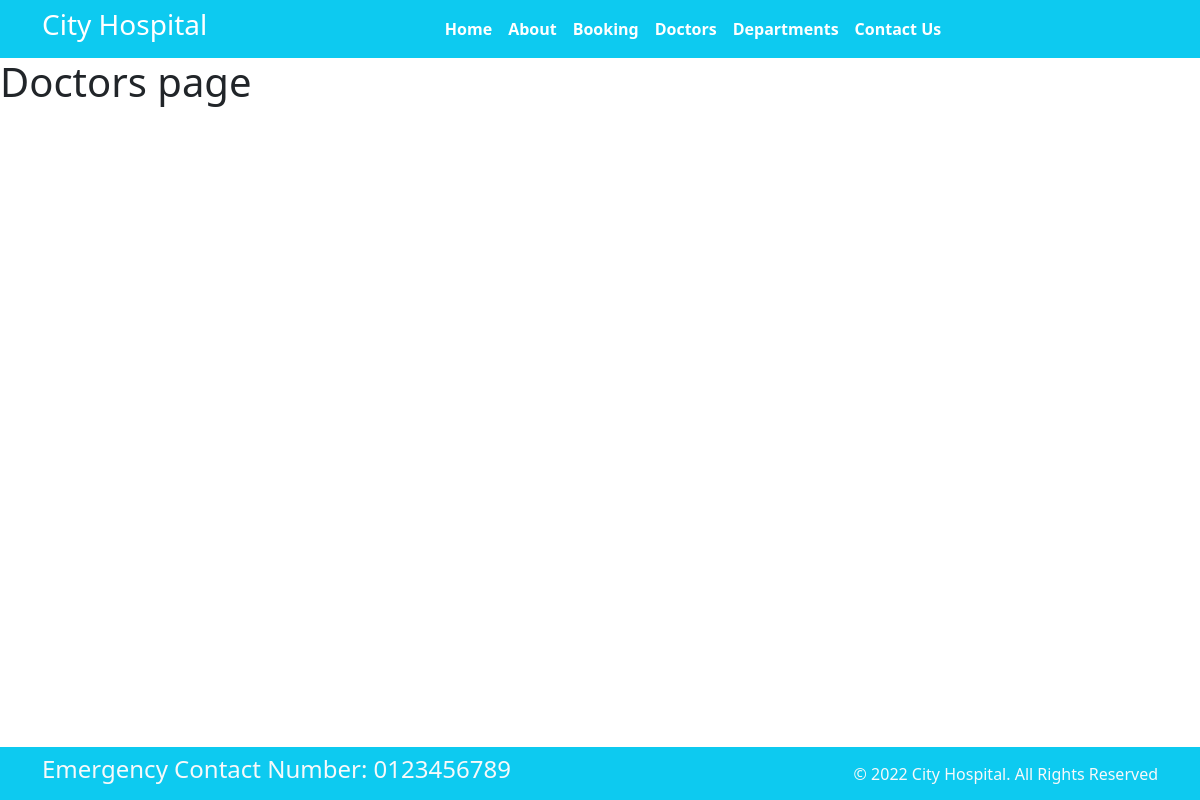
The app's page /doctors/, older data.
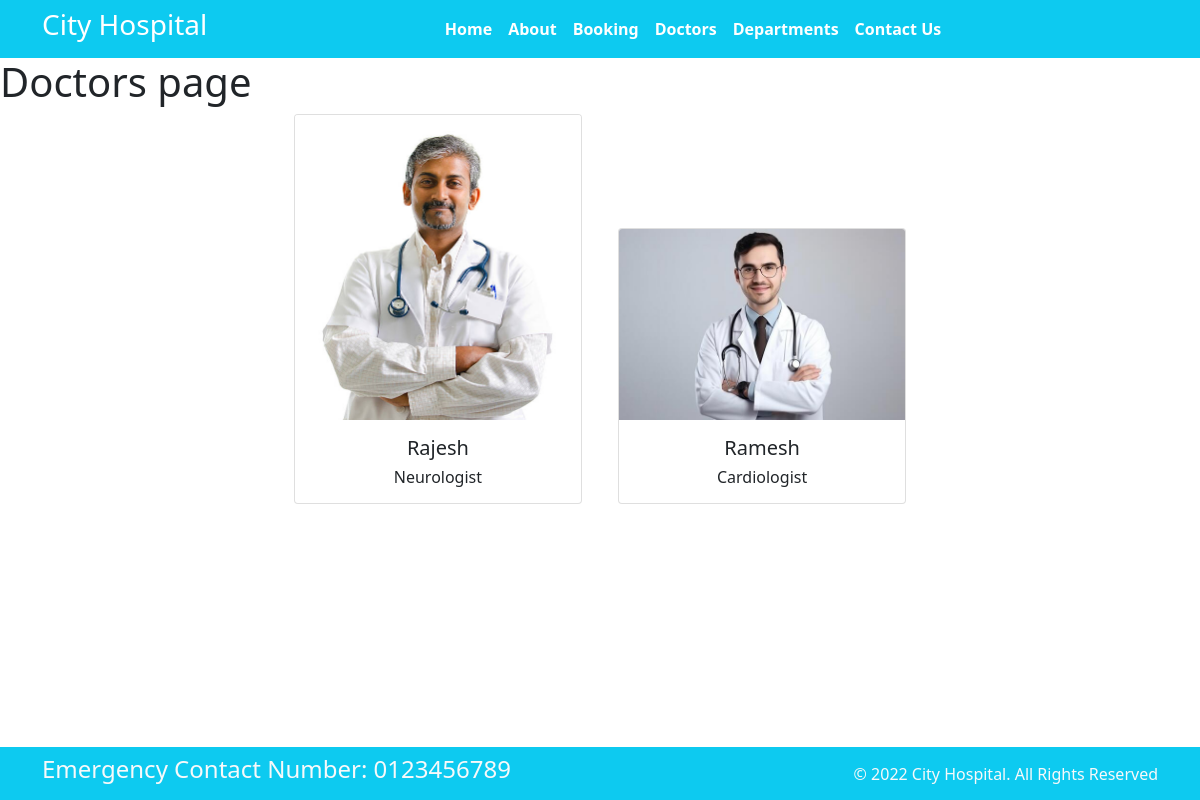
The same page, newer data.
### home/models.py (models this page shows, shortened)
class Doctors(models.Model):
    doc_name = models.CharField(max_length=250)
    doc_spec = models.CharField(max_length=250)
    dep_name = models.ForeignKey(Department,on_delete=models.CASCADE)
    doc_image = models.ImageField(upload_to='doctors')

### home/views.py (the view)
# urls.py: path('doctors/',views.doctors,name='doctors'),
def doctors(request):
    doc_detail = {
        'doctors' : Doctors.objects.all()
    }
    return render(request,'doctors.html',doc_detail)

### templates/doctors.html (shortened to what this page needs)
{% extends 'sample.html' %}
{% block content %}
    <h1>Doctors page</h1>
<div class = "container text-center">
  {% for i in doctors%}
    <div class="card text-center mx-3" style="width: 18rem; display:inline-block">
      <img class="card-img-top" src="{{i.doc_image.url}}" alt="Card image cap">
      <div class="card-body">
        <h5 class="card-title">{{i.doc_name}}</h5>
        <h6 class="card-text">{{i.doc_spec}}</h6>
      </div>
    </div>
  {% endfor %}
</div>
{% endblock %}
{% block footer%}
    <section class="fixed-bottom">
      <footer class="pt-2 pb-2  bg-info text-light">
        <div class="container">
          <div class="row align-items-center">
            <div class="col-12 col-md-8">
              <h4>Emergency Contact Number: 0123456789</h4>
            </div>
            <div class="col-12 col-md-4 mt-4 mt-md-0 text-center text-md-end">
              © 2022 City Hospital. All Rights Reserved
            </div>
          </div>
        </div>
      </footer>
    </section>
{% endblock %}

### templates/sample.html (shortened to what this page needs)
{% load static %}
<!DOCTYPE html>
<html>
  <head>
    <link rel="stylesheet"
      href=" https://cdn.jsdelivr.net/npm/bootstrap@5.1.3/dist/css/bootstrap.min.css ">
    <link rel="stylesheet"
      href="https://use.fontawesome.com/releases/v5.2.0/css/all.css">
    <link rel="stylesheet"
      href="{% static '/css/style.css' %}">
  </head>
  <body>
    <nav class="navbar bg-info navbar-expand-md ">
      <div class="container">
        <div class="col-2 text-left pl-md-0">
          <h3 class="text-white"> City Hospital </h3>
        </div>
        <div
          class="collapse navbar-collapse justify-content-center col-md-8 navbar-collapse-3">
          <ul class="navbar-nav justify-content-center  fw-bold">
            <li class="nav-item active">
              <a class="nav-link text-white" href="{% url 'home'%}">Home </a>
            </li>
            <li class="nav-item">
              <a class="nav-link text-white" href="{% url 'about'%}">About</a>
            </li>
            <li class="nav-item">
              <a class="nav-link text-white" href="{% url 'booking'%}">Booking</a>
            </li>
            <li class="nav-item">
              <a class="nav-link text-white" href="{% url 'doctors' %}">Doctors</a>
            </li>
			 <li class="nav-item">
              <a class="nav-link text-white" href="{% url 'department' %}">Departments</a>
            </li>
            <li class="nav-item">
              <a class="nav-link text-white" href="{% url 'contact'%}">Contact Us</a>
            </li>
          </ul>
        </div>
      </div>
    </nav>
    {% block content %} {% endblock %}
	{% block footer%}{% endblock %}
  </body>
</html>

Row changes from the older to the newer data that the page shows:
added Doctors: doc_image (picture), doc_name "Rajesh", doc_spec "Neurologist"
added Doctors: doc_image (picture), doc_name "Ramesh", doc_spec "Cardiologist"
